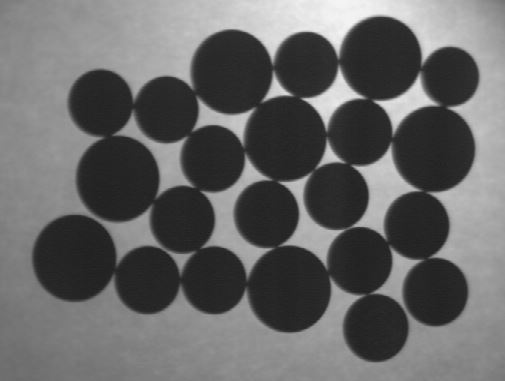
#> input picture image/overlap_coins.jpg, 505 x 381 px
$ python countCoins.py
#> lines starting #> are read from the running program, lines starting #| are printed output that depends on the picture; after the words box and inside, x2 and y2 are one past the last pixel; in counts of white or black regions, pixels touching at a corner belong together
import cv2
import matplotlib.pyplot as plt

img = cv2.imread("../image/overlap_coins.jpg")
#> img is the input picture: shape (381, 505, 3); min 28, max 246, mean 102.3
img1 = img.copy()

img_gray = cv2.cvtColor(img,cv2.COLOR_BGR2GRAY)

se = cv2.getStructuringElement(cv2.MORPH_ELLIPSE,(5,5))
img_gray = cv2.morphologyEx(img_gray,cv2.MORPH_OPEN,se)

se = cv2.getStructuringElement(cv2.MORPH_ELLIPSE,(5,5))
img_gray = cv2.morphologyEx(img_gray,cv2.MORPH_CLOSE,se)

se = cv2.getStructuringElement(cv2.MORPH_ELLIPSE,(5,5))
img_gray = cv2.erode(img_gray,se)
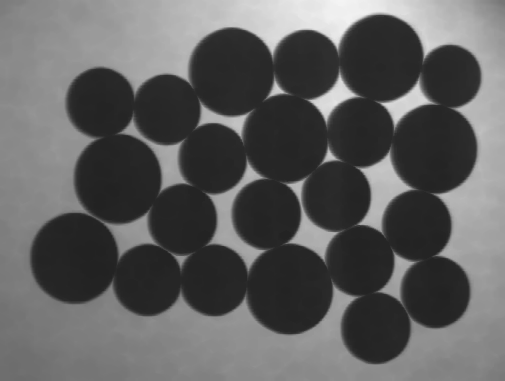
#> img_gray: shape (381, 505); min 34, max 244, mean 95.3

rs,thresh = cv2.threshold(img_gray,0,255,cv2.THRESH_BINARY+cv2.THRESH_OTSU)
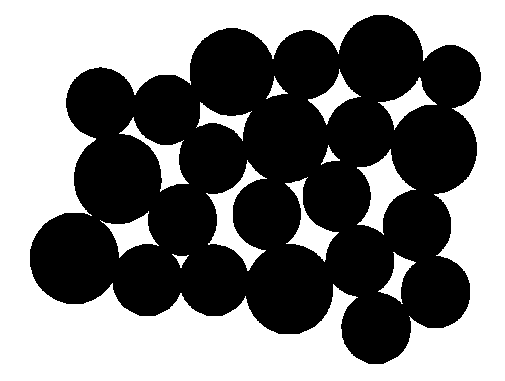
#> thresh: shape (381, 505); 48.9% white; 13 white regions
#> rs = 96

contours,_ = cv2.findContours(thresh,cv2.RETR_TREE,cv2.CHAIN_APPROX_SIMPLE)
#> contours = 14 contours; largest, box (x1, y1, x2, y2) and area: (0, 0, 505, 381) 191520, (29, 14, 482, 365) 110573, (206, 160, 267, 271) 1847, (357, 149, 416, 235) 1824, (285, 177, 339, 262) 1207
cv2.drawContours(img1,contours,-1,(0,255,0),2)
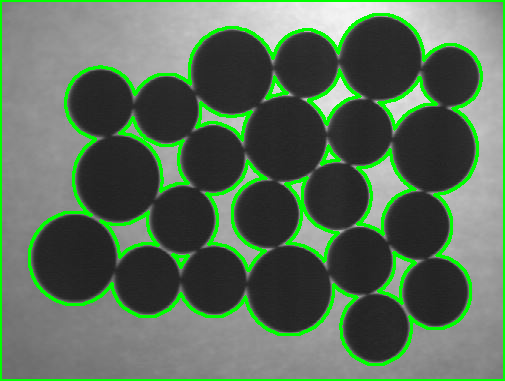
#> img1: shape (381, 505, 3); 8.6% of pixels changed, all inside (x1, y1, x2, y2) = (0, 0, 505, 381)

print(len(contours))
#| 14

img = cv2.cvtColor(img,cv2.COLOR_BGR2RGB)
img1 = cv2.cvtColor(img1,cv2.COLOR_BGR2RGB)


plt.subplot(131)
plt.imshow(img)

plt.subplot(132)
plt.imshow(img_gray,cmap="gray")

plt.subplot(133)
plt.imshow(img1)

plt.show()
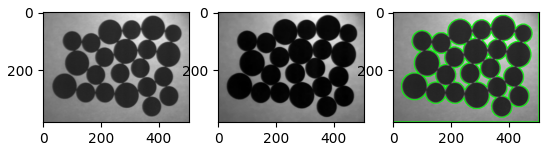
#> figure drawn by matplotlib, 3 panels

$ run again, with image/1.jpg copied over image/overlap_coins.jpg
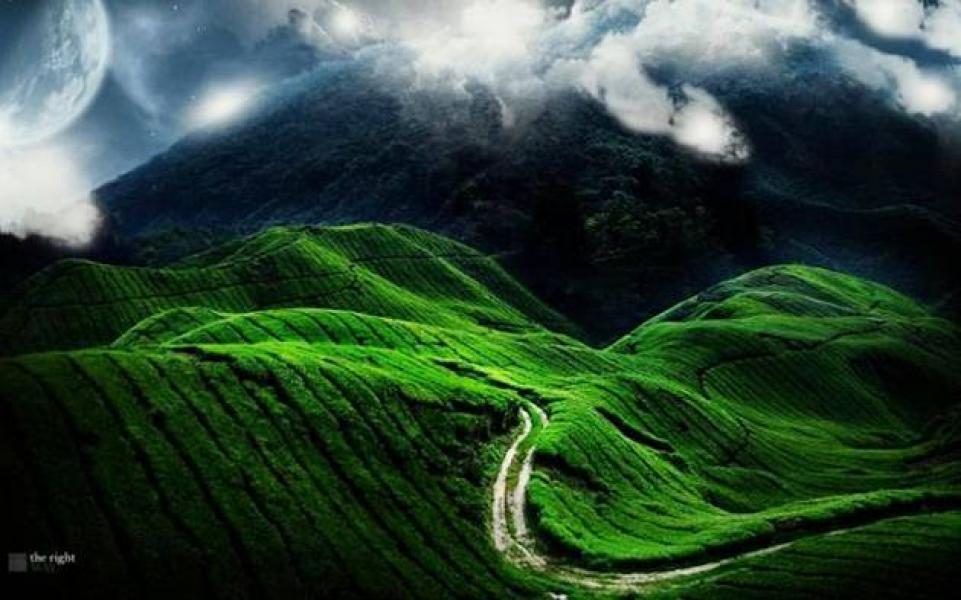
#> input picture image/1.jpg, 961 x 600 px
#> img is the input picture: shape (600, 961, 3); mean B, G, R 53.5, 71.2, 46.6
#> `rs,thresh = cv2.threshold(img_gray,0,255,cv2.THRESH_BINARY+cv2.THRESH_..`:
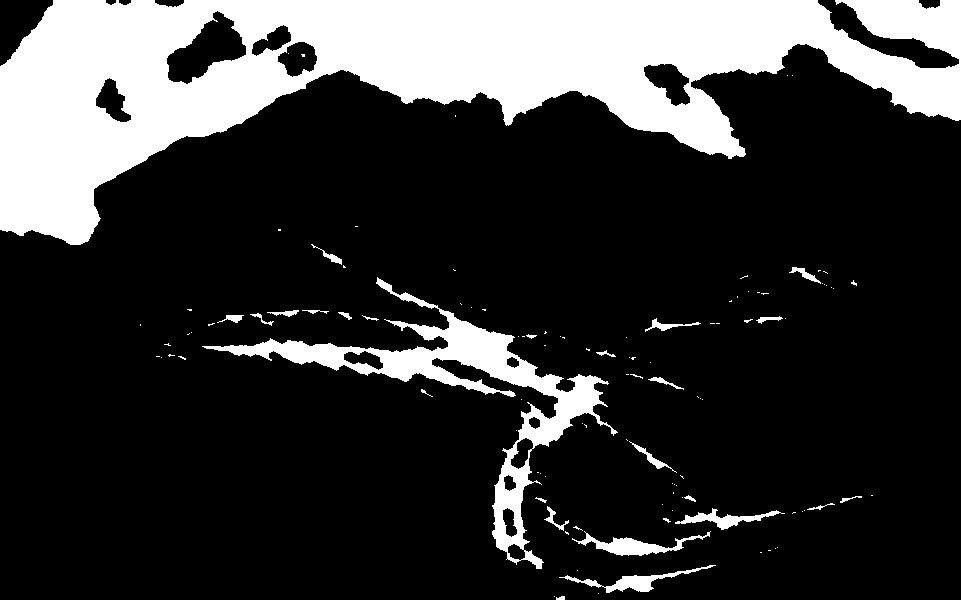
#> thresh: shape (600, 961); 21.3% white; 112 white regions (86 under 20 px)
#> rs = 91
#> contours = 124 contours, 91 with area under 20; largest, box (x1, y1, x2, y2) and area: (0, 0, 961, 245) 108603, (202, 277, 618, 569) 15074, (166, 10, 247, 85) 3004, (643, 63, 691, 107) 1196, (277, 41, 318, 78) 971
#> `cv2.drawContours(img1,contours,-1,(0,255,0),2)`:
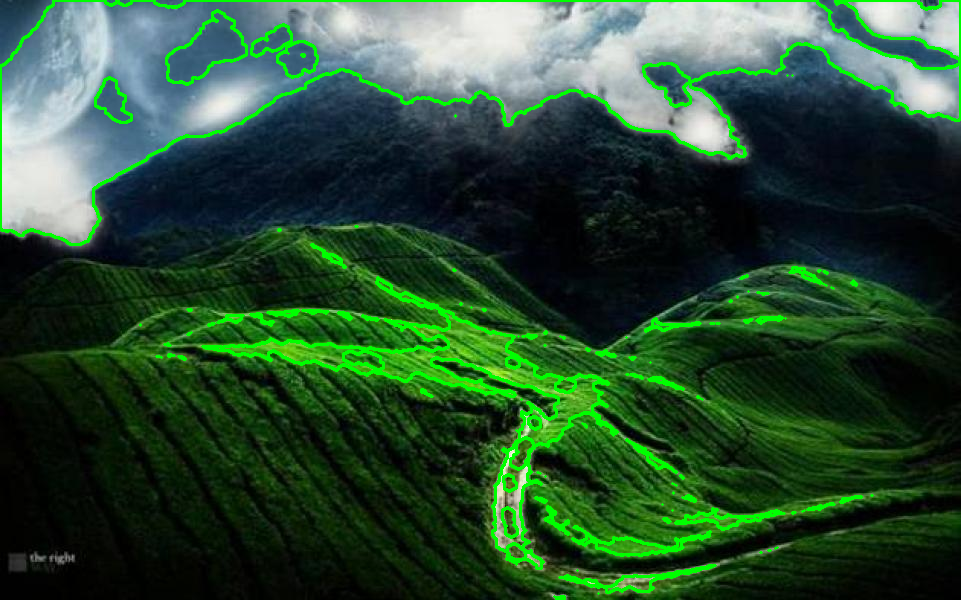
#> img1: shape (600, 961, 3); 4.72% of pixels changed, all inside (x1, y1, x2, y2) = (0, 0, 961, 600)
#| 124

$ run again, with image/2.jpg copied over image/overlap_coins.jpg
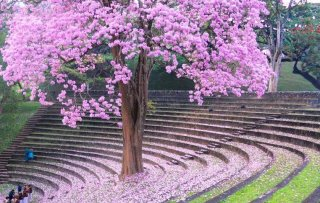
#> input picture image/2.jpg, 320 x 203 px
#> img is the input picture: shape (203, 320, 3); mean B, G, R 145.7, 124.4, 145.9
#> `rs,thresh = cv2.threshold(img_gray,0,255,cv2.THRESH_BINARY+cv2.THRESH_..`:
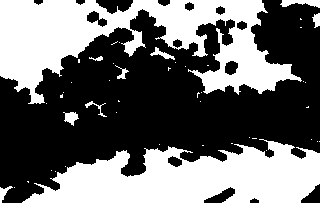
#> thresh: shape (203, 320); 42.3% white; 47 white regions (37 under 20 px)
#> rs = 112
#> contours = 54 contours, 37 with area under 20; largest, box (x1, y1, x2, y2) and area: (0, 0, 302, 104) 14350, (22, 139, 320, 203) 11726, (86, 10, 108, 28) 193, (224, 60, 239, 76) 160, (280, 0, 320, 8) 157
#> `cv2.drawContours(img1,contours,-1,(0,255,0),2)`:
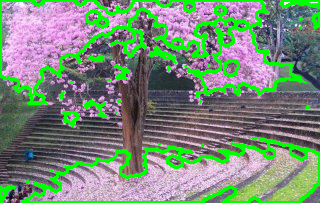
#> img1: shape (203, 320, 3); 14.87% of pixels changed, all inside (x1, y1, x2, y2) = (0, 0, 320, 203)
#| 54
